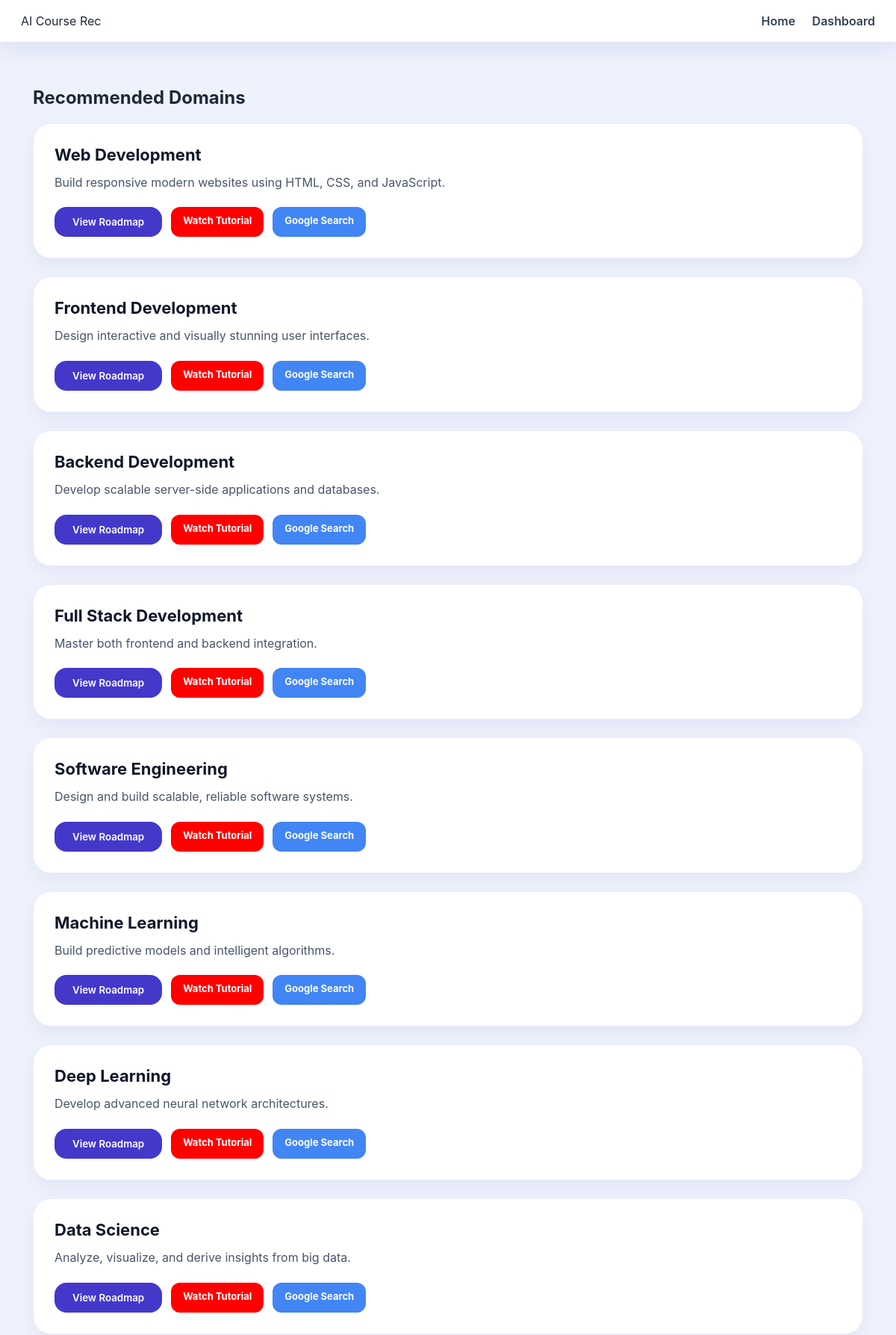
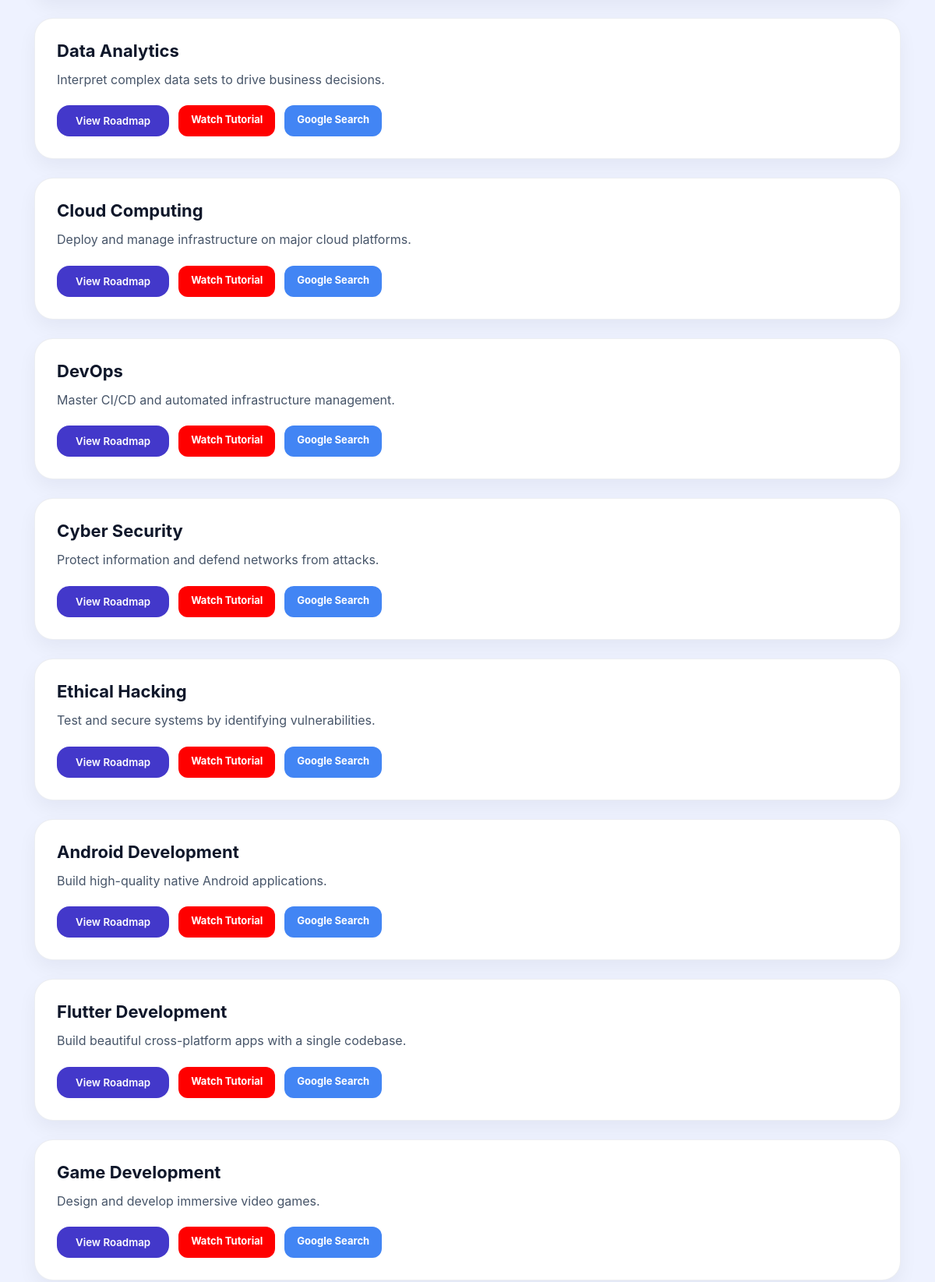
The app's page /results/ (upper part) with its own data (2 pictures, top to bottom).
### recommender/models.py (models this page shows, shortened)
class Domain(models.Model):
    name = models.CharField(max_length=200)
    description = models.TextField()
    skills = models.TextField()
    learning_path = models.TextField()
    platforms = models.TextField()
    youtube_link = models.URLField(max_length=500, blank=True, null=True)
    coursera_link = models.URLField(max_length=500, blank=True, null=True)
    fcc_link = models.URLField(max_length=500, blank=True, null=True)
    guvi_link = models.URLField(max_length=500, blank=True, null=True)
    google_search_link = models.URLField(max_length=500, blank=True, null=True)

### recommender/views.py (the view)
# urls.py: path('results/', views.results),
def results(request):
    query = request.GET.get('query')
    recommendations = recommend_domains(query)
    return render(request, 'results.html', {
        'recommendations': recommendations,
        'query': query
    })

### recommender/services.py (called while the page is built, shortened)
def recommend_domains(query):
    if not query or query.strip() == "":
        domains = Domain.objects.all()
        return [(d, 0) for d in domains]

### templates/results.html (shortened to what this page needs)
{% load static %}
<link rel="stylesheet" href="{% static 'style.css' %}" />
<div class="navbar">
  <div>AI Course Rec</div>
  <div>
    <a href="/">Home</a>
    <a href="/dashboard/">Dashboard</a>
  </div>
</div>
<div class="container">
  <h2>Recommended Domains</h2>
   {% if recommendations %} {% for d,score in recommendations %}
  <div class="card">
    <h3>{{d.name}}</h3>
    <p>{{d.description}}</p>
    <div class="result-actions">
      <button onclick="window.location.href='/domain/{{d.id}}/'">View Roadmap</button>
      {% if d.youtube_link %}
      <a href="{{d.youtube_link}}" class="course-btn btn-youtube">Watch Tutorial</a>
      {% endif %}
      {% if d.google_search_link %}
      <a href="{{d.google_search_link}}" class="course-btn btn-google">Google Search</a>
      {% endif %}
    </div>
  </div>
  {% endfor %} {% else %}
  <p style="color: #999">
    No domains found for your query. Please try a different skill or domain.
  </p>
  {% endif %}
</div>

### static/style.css (style rules this page uses)
* { box-sizing: border-box; }
a { color: inherit; }
.navbar { position: sticky; top: 0; z-index: 20; background: #ffffff; padding: 18px 28px; display: flex; justify-content: space-between; align-items: center; box-shadow: 0 10px 30px rgba(15, 23, 42, 0.08); }
.navbar a { margin-left: 18px; text-decoration: none; color: #334155; font-weight: 600; }
.container { width: min(1160px, 100%); margin: 0 auto; padding: 40px 24px; }
.card { background: #ffffff; border-radius: 24px; padding: 28px; margin-bottom: 24px; border: 1px solid rgba(148, 163, 184, 0.18); box-shadow: 0 10px 25px rgba(15, 23, 42, 0.05); transition: transform 0.2s ease, box-shadow 0.2s ease; }
.card h3 { margin: 0 0 12px 0; font-size: 22px; color: #0f172a; }
.card p { margin: 0 0 20px 0; color: #475569; line-height: 1.6; }
button, .print-button, .roadmap-action { font-family: inherit; }
button { display: inline-flex; align-items: center; justify-content: center; padding: 12px 24px; border: none; border-radius: 16px; background: #4338ca; color: white; cursor: pointer; font-weight: 600; transition: transform 0.22s ease, background 0.22s ease, box-shadow 0.22s ease; }
.course-btn { text-decoration: none; padding: 10px 16px; border-radius: 12px; font-size: 13px; font-weight: 700; color: white; transition: transform 0.2s ease, opacity 0.2s ease; }
.btn-youtube { background: #ff0000; }
.btn-google { background: #4285F4; }
.result-actions { display: flex; flex-wrap: wrap; gap: 12px; margin-top: 10px; }

### records on screen
Domain: name "Web Development", description "Build responsive modern websites using HTML, CSS, and JavaScript."
Domain: name "Frontend Development", description "Design interactive and visually stunning user interfaces."
Domain: name "Backend Development", description "Develop scalable server-side applications and databases."
Domain: name "Full Stack Development", description "Master both frontend and backend integration."
Domain: name "Software Engineering", description "Design and build scalable, reliable software systems."
Domain: name "Machine Learning", description "Build predictive models and intelligent algorithms."
Domain: name "Deep Learning", description "Develop advanced neural network architectures."
Domain: name "Data Science", description "Analyze, visualize, and derive insights from big data."
Domain: name "Data Analytics", description "Interpret complex data sets to drive business decisions."
Domain: name "Cloud Computing", description "Deploy and manage infrastructure on major cloud platforms."
Domain: name "DevOps", description "Master CI/CD and automated infrastructure management."
Domain: name "Cyber Security", description "Protect information and defend networks from attacks."
Domain: name "Ethical Hacking", description "Test and secure systems by identifying vulnerabilities."
Domain: name "Android Development", description "Build high-quality native Android applications."
Domain: name "Flutter Development", description "Build beautiful cross-platform apps with a single codebase."
Domain: name "Game Development", description "Design and develop immersive video games."
